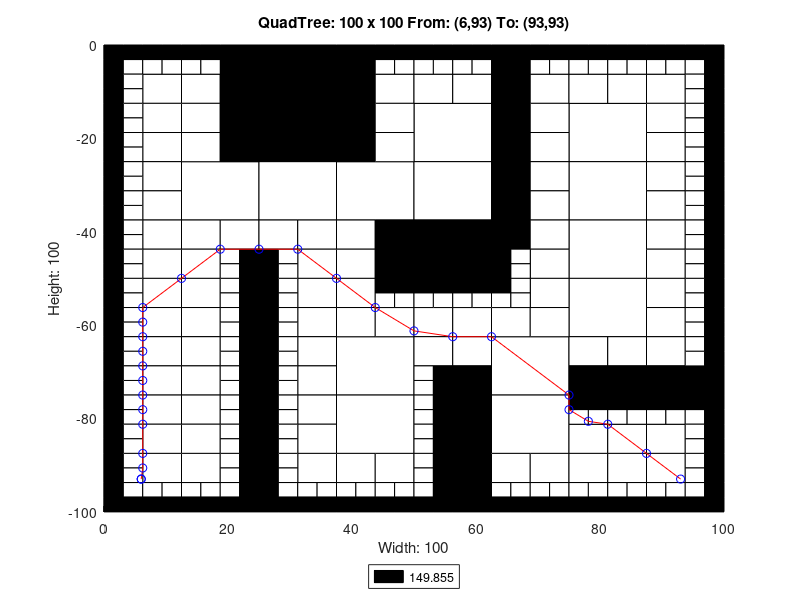

MATLAB code to generate this figure:
axis([0 100 -100 0]);
title('QuadTree: 100 x 100 From: (6,93) To: (93,93)');
xlabel('Width: 100');
ylabel('Height: 100');
rectangle('Position',[25 -12.5 12.5 12.5], 'FaceColor',[0 0 0]);
rectangle('Position',[25 -25 12.5 12.5], 'FaceColor',[0 0 0]);
rectangle('Position',[12.5 -37.5 12.5 12.5], 'FaceColor',[1 1 1]);
rectangle('Position',[25 -37.5 12.5 12.5], 'FaceColor',[1 1 1]);
rectangle('Position',[37.5 -37.5 12.5 12.5], 'FaceColor',[1 1 1]);
rectangle('Position',[50 -25 12.5 12.5], 'FaceColor',[1 1 1]);
rectangle('Position',[75 -25 12.5 12.5], 'FaceColor',[1 1 1]);
rectangle('Position',[50 -37.5 12.5 12.5], 'FaceColor',[1 1 1]);
rectangle('Position',[50 -50 12.5 12.5], 'FaceColor',[0 0 0]);
rectangle('Position',[75 -37.5 12.5 12.5], 'FaceColor',[1 1 1]);
rectangle('Position',[75 -50 12.5 12.5], 'FaceColor',[1 1 1]);
rectangle('Position',[37.5 -75 12.5 12.5], 'FaceColor',[1 1 1]);
rectangle('Position',[37.5 -87.5 12.5 12.5], 'FaceColor',[1 1 1]);
rectangle('Position',[62.5 -75 12.5 12.5], 'FaceColor',[1 1 1]);
rectangle('Position',[75 -62.5 12.5 12.5], 'FaceColor',[1 1 1]);
rectangle('Position',[62.5 -87.5 12.5 12.5], 'FaceColor',[1 1 1]);
rectangle('Position',[6.25 -12.5 6.25 6.25], 'FaceColor',[1 1 1]);
rectangle('Position',[18.75 -6.25 6.25 6.25], 'FaceColor',[0 0 0]);
rectangle('Position',[12.5 -12.5 6.25 6.25], 'FaceColor',[1 1 1]);
rectangle('Position',[18.75 -12.5 6.25 6.25], 'FaceColor',[0 0 0]);
rectangle('Position',[6.25 -18.75 6.25 6.25], 'FaceColor',[1 1 1]);
rectangle('Position',[6.25 -25 6.25 6.25], 'FaceColor',[1 1 1]);
rectangle('Position',[12.5 -18.75 6.25 6.25], 'FaceColor',[1 1 1]);
rectangle('Position',[18.75 -18.75 6.25 6.25], 'FaceColor',[0 0 0]);
rectangle('Position',[12.5 -25 6.25 6.25], 'FaceColor',[1 1 1]);
rectangle('Position',[18.75 -25 6.25 6.25], 'FaceColor',[0 0 0]);
rectangle('Position',[37.5 -6.25 6.25 6.25], 'FaceColor',[0 0 0]);
rectangle('Position',[37.5 -12.5 6.25 6.25], 'FaceColor',[0 0 0]);
rectangle('Position',[43.75 -12.5 6.25 6.25], 'FaceColor',[1 1 1]);
rectangle('Position',[37.5 -18.75 6.25 6.25], 'FaceColor',[0 0 0]);
rectangle('Position',[43.75 -18.75 6.25 6.25], 'FaceColor',[1 1 1]);
rectangle('Position',[37.5 -25 6.25 6.25], 'FaceColor',[0 0 0]);
rectangle('Position',[43.75 -25 6.25 6.25], 'FaceColor',[1 1 1]);
rectangle('Position',[6.25 -31.25 6.25 6.25], 'FaceColor',[1 1 1]);
rectangle('Position',[6.25 -37.5 6.25 6.25], 'FaceColor',[1 1 1]);
rectangle('Position',[6.25 -43.75 6.25 6.25], 'FaceColor',[1 1 1]);
rectangle('Position',[6.25 -50 6.25 6.25], 'FaceColor',[1 1 1]);
rectangle('Position',[12.5 -43.75 6.25 6.25], 'FaceColor',[1 1 1]);
rectangle('Position',[18.75 -43.75 6.25 6.25], 'FaceColor',[1 1 1]);
rectangle('Position',[12.5 -50 6.25 6.25], 'FaceColor',[1 1 1]);
rectangle('Position',[25 -43.75 6.25 6.25], 'FaceColor',[1 1 1]);
rectangle('Position',[31.25 -43.75 6.25 6.25], 'FaceColor',[1 1 1]);
rectangle('Position',[31.25 -50 6.25 6.25], 'FaceColor',[1 1 1]);
rectangle('Position',[37.5 -43.75 6.25 6.25], 'FaceColor',[1 1 1]);
rectangle('Position',[43.75 -43.75 6.25 6.25], 'FaceColor',[0 0 0]);
rectangle('Position',[37.5 -50 6.25 6.25], 'FaceColor',[1 1 1]);
rectangle('Position',[43.75 -50 6.25 6.25], 'FaceColor',[0 0 0]);
rectangle('Position',[50 -12.5 6.25 6.25], 'FaceColor',[1 1 1]);
rectangle('Position',[56.25 -12.5 6.25 6.25], 'FaceColor',[1 1 1]);
rectangle('Position',[62.5 -6.25 6.25 6.25], 'FaceColor',[0 0 0]);
rectangle('Position',[62.5 -12.5 6.25 6.25], 'FaceColor',[0 0 0]);
rectangle('Position',[68.75 -12.5 6.25 6.25], 'FaceColor',[1 1 1]);
rectangle('Position',[62.5 -18.75 6.25 6.25], 'FaceColor',[0 0 0]);
rectangle('Position',[68.75 -18.75 6.25 6.25], 'FaceColor',[1 1 1]);
rectangle('Position',[62.5 -25 6.25 6.25], 'FaceColor',[0 0 0]);
rectangle('Position',[68.75 -25 6.25 6.25], 'FaceColor',[1 1 1]);
rectangle('Position',[75 -12.5 6.25 6.25], 'FaceColor',[1 1 1]);
rectangle('Position',[81.25 -12.5 6.25 6.25], 'FaceColor',[1 1 1]);
rectangle('Position',[87.5 -12.5 6.25 6.25], 'FaceColor',[1 1 1]);
rectangle('Position',[87.5 -18.75 6.25 6.25], 'FaceColor',[1 1 1]);
rectangle('Position',[87.5 -25 6.25 6.25], 'FaceColor',[1 1 1]);
rectangle('Position',[62.5 -31.25 6.25 6.25], 'FaceColor',[0 0 0]);
rectangle('Position',[68.75 -31.25 6.25 6.25], 'FaceColor',[1 1 1]);
rectangle('Position',[62.5 -37.5 6.25 6.25], 'FaceColor',[0 0 0]);
rectangle('Position',[68.75 -37.5 6.25 6.25], 'FaceColor',[1 1 1]);
rectangle('Position',[62.5 -43.75 6.25 6.25], 'FaceColor',[0 0 0]);
rectangle('Position',[68.75 -43.75 6.25 6.25], 'FaceColor',[1 1 1]);
rectangle('Position',[68.75 -50 6.25 6.25], 'FaceColor',[1 1 1]);
rectangle('Position',[87.5 -31.25 6.25 6.25], 'FaceColor',[1 1 1]);
rectangle('Position',[87.5 -37.5 6.25 6.25], 'FaceColor',[1 1 1]);
rectangle('Position',[87.5 -43.75 6.25 6.25], 'FaceColor',[1 1 1]);
rectangle('Position',[87.5 -50 6.25 6.25], 'FaceColor',[1 1 1]);
rectangle('Position',[6.25 -56.25 6.25 6.25], 'FaceColor',[1 1 1]);
rectangle('Position',[6.25 -62.5 6.25 6.25], 'FaceColor',[1 1 1]);
rectangle('Position',[12.5 -56.25 6.25 6.25], 'FaceColor',[1 1 1]);
rectangle('Position',[12.5 -62.5 6.25 6.25], 'FaceColor',[1 1 1]);
rectangle('Position',[6.25 -68.75 6.25 6.25], 'FaceColor',[1 1 1]);
rectangle('Position',[6.25 -75 6.25 6.25], 'FaceColor',[1 1 1]);
rectangle('Position',[12.5 -68.75 6.25 6.25], 'FaceColor',[1 1 1]);
rectangle('Position',[12.5 -75 6.25 6.25], 'FaceColor',[1 1 1]);
rectangle('Position',[31.25 -56.25 6.25 6.25], 'FaceColor',[1 1 1]);
rectangle('Position',[31.25 -62.5 6.25 6.25], 'FaceColor',[1 1 1]);
rectangle('Position',[37.5 -56.25 6.25 6.25], 'FaceColor',[1 1 1]);
rectangle('Position',[37.5 -62.5 6.25 6.25], 'FaceColor',[1 1 1]);
rectangle('Position',[43.75 -62.5 6.25 6.25], 'FaceColor',[1 1 1]);
rectangle('Position',[31.25 -68.75 6.25 6.25], 'FaceColor',[1 1 1]);
rectangle('Position',[31.25 -75 6.25 6.25], 'FaceColor',[1 1 1]);
rectangle('Position',[6.25 -81.25 6.25 6.25], 'FaceColor',[1 1 1]);
rectangle('Position',[6.25 -87.5 6.25 6.25], 'FaceColor',[1 1 1]);
rectangle('Position',[12.5 -81.25 6.25 6.25], 'FaceColor',[1 1 1]);
rectangle('Position',[12.5 -87.5 6.25 6.25], 'FaceColor',[1 1 1]);
rectangle('Position',[6.25 -93.75 6.25 6.25], 'FaceColor',[1 1 1]);
rectangle('Position',[12.5 -93.75 6.25 6.25], 'FaceColor',[1 1 1]);
rectangle('Position',[31.25 -81.25 6.25 6.25], 'FaceColor',[1 1 1]);
rectangle('Position',[31.25 -87.5 6.25 6.25], 'FaceColor',[1 1 1]);
rectangle('Position',[31.25 -93.75 6.25 6.25], 'FaceColor',[1 1 1]);
rectangle('Position',[37.5 -93.75 6.25 6.25], 'FaceColor',[1 1 1]);
rectangle('Position',[43.75 -93.75 6.25 6.25], 'FaceColor',[1 1 1]);
rectangle('Position',[50 -62.5 6.25 6.25], 'FaceColor',[1 1 1]);
rectangle('Position',[56.25 -62.5 6.25 6.25], 'FaceColor',[1 1 1]);
rectangle('Position',[68.75 -56.25 6.25 6.25], 'FaceColor',[1 1 1]);
rectangle('Position',[62.5 -62.5 6.25 6.25], 'FaceColor',[1 1 1]);
rectangle('Position',[68.75 -62.5 6.25 6.25], 'FaceColor',[1 1 1]);
rectangle('Position',[50 -68.75 6.25 6.25], 'FaceColor',[1 1 1]);
rectangle('Position',[56.25 -68.75 6.25 6.25], 'FaceColor',[1 1 1]);
rectangle('Position',[56.25 -75 6.25 6.25], 'FaceColor',[0 0 0]);
rectangle('Position',[87.5 -56.25 6.25 6.25], 'FaceColor',[1 1 1]);
rectangle('Position',[87.5 -62.5 6.25 6.25], 'FaceColor',[1 1 1]);
rectangle('Position',[75 -68.75 6.25 6.25], 'FaceColor',[1 1 1]);
rectangle('Position',[81.25 -68.75 6.25 6.25], 'FaceColor',[1 1 1]);
rectangle('Position',[75 -75 6.25 6.25], 'FaceColor',[0 0 0]);
rectangle('Position',[81.25 -75 6.25 6.25], 'FaceColor',[0 0 0]);
rectangle('Position',[87.5 -68.75 6.25 6.25], 'FaceColor',[1 1 1]);
rectangle('Position',[87.5 -75 6.25 6.25], 'FaceColor',[0 0 0]);
rectangle('Position',[93.75 -75 6.25 6.25], 'FaceColor',[0 0 0]);
rectangle('Position',[56.25 -81.25 6.25 6.25], 'FaceColor',[0 0 0]);
rectangle('Position',[56.25 -87.5 6.25 6.25], 'FaceColor',[0 0 0]);
rectangle('Position',[56.25 -93.75 6.25 6.25], 'FaceColor',[0 0 0]);
rectangle('Position',[56.25 -100 6.25 6.25], 'FaceColor',[0 0 0]);
rectangle('Position',[62.5 -93.75 6.25 6.25], 'FaceColor',[1 1 1]);
rectangle('Position',[68.75 -93.75 6.25 6.25], 'FaceColor',[1 1 1]);
rectangle('Position',[75 -87.5 6.25 6.25], 'FaceColor',[1 1 1]);
rectangle('Position',[81.25 -87.5 6.25 6.25], 'FaceColor',[1 1 1]);
rectangle('Position',[87.5 -87.5 6.25 6.25], 'FaceColor',[1 1 1]);
rectangle('Position',[75 -93.75 6.25 6.25], 'FaceColor',[1 1 1]);
rectangle('Position',[81.25 -93.75 6.25 6.25], 'FaceColor',[1 1 1]);
rectangle('Position',[87.5 -93.75 6.25 6.25], 'FaceColor',[1 1 1]);
rectangle('Position',[0 -3.125 3.125 3.125], 'FaceColor',[0 0 0]);
rectangle('Position',[3.125 -3.125 3.125 3.125], 'FaceColor',[0 0 0]);
rectangle('Position',[0 -6.25 3.125 3.125], 'FaceColor',[0 0 0]);
rectangle('Position',[3.125 -6.25 3.125 3.125], 'FaceColor',[1 1 1]);
rectangle('Position',[6.25 -3.125 3.125 3.125], 'FaceColor',[0 0 0]);
rectangle('Position',[9.375 -3.125 3.125 3.125], 'FaceColor',[0 0 0]);
rectangle('Position',[6.25 -6.25 3.125 3.125], 'FaceColor',[1 1 1]);
rectangle('Position',[9.375 -6.25 3.125 3.125], 'FaceColor',[1 1 1]);
rectangle('Position',[0 -9.375 3.125 3.125], 'FaceColor',[0 0 0]);
rectangle('Position',[3.125 -9.375 3.125 3.125], 'FaceColor',[1 1 1]);
rectangle('Position',[0 -12.5 3.125 3.125], 'FaceColor',[0 0 0]);
rectangle('Position',[3.125 -12.5 3.125 3.125], 'FaceColor',[1 1 1]);
rectangle('Position',[12.5 -3.125 3.125 3.125], 'FaceColor',[0 0 0]);
rectangle('Position',[15.625 -3.125 3.125 3.125], 'FaceColor',[0 0 0]);
rectangle('Position',[12.5 -6.25 3.125 3.125], 'FaceColor',[1 1 1]);
rectangle('Position',[15.625 -6.25 3.125 3.125], 'FaceColor',[1 1 1]);
rectangle('Position',[0 -15.625 3.125 3.125], 'FaceColor',[0 0 0]);
rectangle('Position',[3.125 -15.625 3.125 3.125], 'FaceColor',[1 1 1]);
rectangle('Position',[0 -18.75 3.125 3.125], 'FaceColor',[0 0 0]);
rectangle('Position',[3.125 -18.75 3.125 3.125], 'FaceColor',[1 1 1]);
rectangle('Position',[0 -21.875 3.125 3.125], 'FaceColor',[0 0 0]);
rectangle('Position',[3.125 -21.875 3.125 3.125], 'FaceColor',[1 1 1]);
rectangle('Position',[0 -25 3.125 3.125], 'FaceColor',[0 0 0]);
rectangle('Position',[3.125 -25 3.125 3.125], 'FaceColor',[1 1 1]);
rectangle('Position',[43.75 -3.125 3.125 3.125], 'FaceColor',[0 0 0]);
rectangle('Position',[46.875 -3.125 3.125 3.125], 'FaceColor',[0 0 0]);
rectangle('Position',[43.75 -6.25 3.125 3.125], 'FaceColor',[1 1 1]);
rectangle('Position',[46.875 -6.25 3.125 3.125], 'FaceColor',[1 1 1]);
rectangle('Position',[0 -28.125 3.125 3.125], 'FaceColor',[0 0 0]);
rectangle('Position',[3.125 -28.125 3.125 3.125], 'FaceColor',[1 1 1]);
rectangle('Position',[0 -31.25 3.125 3.125], 'FaceColor',[0 0 0]);
rectangle('Position',[3.125 -31.25 3.125 3.125], 'FaceColor',[1 1 1]);
rectangle('Position',[0 -34.375 3.125 3.125], 'FaceColor',[0 0 0]);
rectangle('Position',[3.125 -34.375 3.125 3.125], 'FaceColor',[1 1 1]);
rectangle('Position',[0 -37.5 3.125 3.125], 'FaceColor',[0 0 0]);
rectangle('Position',[3.125 -37.5 3.125 3.125], 'FaceColor',[1 1 1]);
rectangle('Position',[0 -40.625 3.125 3.125], 'FaceColor',[0 0 0]);
rectangle('Position',[3.125 -40.625 3.125 3.125], 'FaceColor',[1 1 1]);
rectangle('Position',[0 -43.75 3.125 3.125], 'FaceColor',[0 0 0]);
rectangle('Position',[3.125 -43.75 3.125 3.125], 'FaceColor',[1 1 1]);
rectangle('Position',[0 -46.875 3.125 3.125], 'FaceColor',[0 0 0]);
rectangle('Position',[3.125 -46.875 3.125 3.125], 'FaceColor',[1 1 1]);
rectangle('Position',[0 -50 3.125 3.125], 'FaceColor',[0 0 0]);
rectangle('Position',[3.125 -50 3.125 3.125], 'FaceColor',[1 1 1]);
rectangle('Position',[18.75 -46.875 3.125 3.125], 'FaceColor',[1 1 1]);
rectangle('Position',[21.875 -46.875 3.125 3.125], 'FaceColor',[0 0 0]);
rectangle('Position',[18.75 -50 3.125 3.125], 'FaceColor',[1 1 1]);
rectangle('Position',[21.875 -50 3.125 3.125], 'FaceColor',[0 0 0]);
rectangle('Position',[25 -46.875 3.125 3.125], 'FaceColor',[0 0 0]);
rectangle('Position',[28.125 -46.875 3.125 3.125], 'FaceColor',[1 1 1]);
rectangle('Position',[25 -50 3.125 3.125], 'FaceColor',[0 0 0]);
rectangle('Position',[28.125 -50 3.125 3.125], 'FaceColor',[1 1 1]);
rectangle('Position',[50 -3.125 3.125 3.125], 'FaceColor',[0 0 0]);
rectangle('Position',[53.125 -3.125 3.125 3.125], 'FaceColor',[0 0 0]);
rectangle('Position',[50 -6.25 3.125 3.125], 'FaceColor',[1 1 1]);
rectangle('Position',[53.125 -6.25 3.125 3.125], 'FaceColor',[1 1 1]);
rectangle('Position',[56.25 -3.125 3.125 3.125], 'FaceColor',[0 0 0]);
rectangle('Position',[59.375 -3.125 3.125 3.125], 'FaceColor',[0 0 0]);
rectangle('Position',[56.25 -6.25 3.125 3.125], 'FaceColor',[1 1 1]);
rectangle('Position',[59.375 -6.25 3.125 3.125], 'FaceColor',[1 1 1]);
rectangle('Position',[68.75 -3.125 3.125 3.125], 'FaceColor',[0 0 0]);
rectangle('Position',[71.875 -3.125 3.125 3.125], 'FaceColor',[0 0 0]);
rectangle('Position',[68.75 -6.25 3.125 3.125], 'FaceColor',[1 1 1]);
rectangle('Position',[71.875 -6.25 3.125 3.125], 'FaceColor',[1 1 1]);
rectangle('Position',[75 -3.125 3.125 3.125], 'FaceColor',[0 0 0]);
rectangle('Position',[78.125 -3.125 3.125 3.125], 'FaceColor',[0 0 0]);
rectangle('Position',[75 -6.25 3.125 3.125], 'FaceColor',[1 1 1]);
rectangle('Position',[78.125 -6.25 3.125 3.125], 'FaceColor',[1 1 1]);
rectangle('Position',[81.25 -3.125 3.125 3.125], 'FaceColor',[0 0 0]);
rectangle('Position',[84.375 -3.125 3.125 3.125], 'FaceColor',[0 0 0]);
rectangle('Position',[81.25 -6.25 3.125 3.125], 'FaceColor',[1 1 1]);
rectangle('Position',[84.375 -6.25 3.125 3.125], 'FaceColor',[1 1 1]);
rectangle('Position',[87.5 -3.125 3.125 3.125], 'FaceColor',[0 0 0]);
rectangle('Position',[90.625 -3.125 3.125 3.125], 'FaceColor',[0 0 0]);
rectangle('Position',[87.5 -6.25 3.125 3.125], 'FaceColor',[1 1 1]);
rectangle('Position',[90.625 -6.25 3.125 3.125], 'FaceColor',[1 1 1]);
rectangle('Position',[93.75 -3.125 3.125 3.125], 'FaceColor',[0 0 0]);
rectangle('Position',[96.875 -3.125 3.125 3.125], 'FaceColor',[0 0 0]);
rectangle('Position',[93.75 -6.25 3.125 3.125], 'FaceColor',[1 1 1]);
rectangle('Position',[96.875 -6.25 3.125 3.125], 'FaceColor',[0 0 0]);
rectangle('Position',[93.75 -9.375 3.125 3.125], 'FaceColor',[1 1 1]);
rectangle('Position',[96.875 -9.375 3.125 3.125], 'FaceColor',[0 0 0]);
rectangle('Position',[93.75 -12.5 3.125 3.125], 'FaceColor',[1 1 1]);
rectangle('Position',[96.875 -12.5 3.125 3.125], 'FaceColor',[0 0 0]);
rectangle('Position',[93.75 -15.625 3.125 3.125], 'FaceColor',[1 1 1]);
rectangle('Position',[96.875 -15.625 3.125 3.125], 'FaceColor',[0 0 0]);
rectangle('Position',[93.75 -18.75 3.125 3.125], 'FaceColor',[1 1 1]);
rectangle('Position',[96.875 -18.75 3.125 3.125], 'FaceColor',[0 0 0]);
rectangle('Position',[93.75 -21.875 3.125 3.125], 'FaceColor',[1 1 1]);
rectangle('Position',[96.875 -21.875 3.125 3.125], 'FaceColor',[0 0 0]);
rectangle('Position',[93.75 -25 3.125 3.125], 'FaceColor',[1 1 1]);
rectangle('Position',[96.875 -25 3.125 3.125], 'FaceColor',[0 0 0]);
rectangle('Position',[62.5 -46.875 3.125 3.125], 'FaceColor',[0 0 0]);
rectangle('Position',[65.625 -46.875 3.125 3.125], 'FaceColor',[1 1 1]);
rectangle('Position',[62.5 -50 3.125 3.125], 'FaceColor',[0 0 0]);
rectangle('Position',[65.625 -50 3.125 3.125], 'FaceColor',[1 1 1]);
rectangle('Position',[93.75 -28.125 3.125 3.125], 'FaceColor',[1 1 1]);
rectangle('Position',[96.875 -28.125 3.125 3.125], 'FaceColor',[0 0 0]);
rectangle('Position',[93.75 -31.25 3.125 3.125], 'FaceColor',[1 1 1]);
rectangle('Position',[96.875 -31.25 3.125 3.125], 'FaceColor',[0 0 0]);
rectangle('Position',[93.75 -34.375 3.125 3.125], 'FaceColor',[1 1 1]);
rectangle('Position',[96.875 -34.375 3.125 3.125], 'FaceColor',[0 0 0]);
rectangle('Position',[93.75 -37.5 3.125 3.125], 'FaceColor',[1 1 1]);
rectangle('Position',[96.875 -37.5 3.125 3.125], 'FaceColor',[0 0 0]);
rectangle('Position',[93.75 -40.625 3.125 3.125], 'FaceColor',[1 1 1]);
rectangle('Position',[96.875 -40.625 3.125 3.125], 'FaceColor',[0 0 0]);
rectangle('Position',[93.75 -43.75 3.125 3.125], 'FaceColor',[1 1 1]);
rectangle('Position',[96.875 -43.75 3.125 3.125], 'FaceColor',[0 0 0]);
rectangle('Position',[93.75 -46.875 3.125 3.125], 'FaceColor',[1 1 1]);
rectangle('Position',[96.875 -46.875 3.125 3.125], 'FaceColor',[0 0 0]);
rectangle('Position',[93.75 -50 3.125 3.125], 'FaceColor',[1 1 1]);
rectangle('Position',[96.875 -50 3.125 3.125], 'FaceColor',[0 0 0]);
rectangle('Position',[0 -53.125 3.125 3.125], 'FaceColor',[0 0 0]);
rectangle('Position',[3.125 -53.125 3.125 3.125], 'FaceColor',[1 1 1]);
rectangle('Position',[0 -56.25 3.125 3.125], 'FaceColor',[0 0 0]);
rectangle('Position',[3.125 -56.25 3.125 3.125], 'FaceColor',[1 1 1]);
rectangle('Position',[0 -59.375 3.125 3.125], 'FaceColor',[0 0 0]);
rectangle('Position',[3.125 -59.375 3.125 3.125], 'FaceColor',[1 1 1]);
rectangle('Position',[0 -62.5 3.125 3.125], 'FaceColor',[0 0 0]);
rectangle('Position',[3.125 -62.5 3.125 3.125], 'FaceColor',[1 1 1]);
rectangle('Position',[18.75 -53.125 3.125 3.125], 'FaceColor',[1 1 1]);
rectangle('Position',[21.875 -53.125 3.125 3.125], 'FaceColor',[0 0 0]);
rectangle('Position',[18.75 -56.25 3.125 3.125], 'FaceColor',[1 1 1]);
rectangle('Position',[21.875 -56.25 3.125 3.125], 'FaceColor',[0 0 0]);
rectangle('Position',[18.75 -59.375 3.125 3.125], 'FaceColor',[1 1 1]);
rectangle('Position',[21.875 -59.375 3.125 3.125], 'FaceColor',[0 0 0]);
rectangle('Position',[18.75 -62.5 3.125 3.125], 'FaceColor',[1 1 1]);
rectangle('Position',[21.875 -62.5 3.125 3.125], 'FaceColor',[0 0 0]);
rectangle('Position',[0 -65.625 3.125 3.125], 'FaceColor',[0 0 0]);
rectangle('Position',[3.125 -65.625 3.125 3.125], 'FaceColor',[1 1 1]);
rectangle('Position',[0 -68.75 3.125 3.125], 'FaceColor',[0 0 0]);
rectangle('Position',[3.125 -68.75 3.125 3.125], 'FaceColor',[1 1 1]);
rectangle('Position',[0 -71.875 3.125 3.125], 'FaceColor',[0 0 0]);
rectangle('Position',[3.125 -71.875 3.125 3.125], 'FaceColor',[1 1 1]);
rectangle('Position',[0 -75 3.125 3.125], 'FaceColor',[0 0 0]);
rectangle('Position',[3.125 -75 3.125 3.125], 'FaceColor',[1 1 1]);
rectangle('Position',[18.75 -65.625 3.125 3.125], 'FaceColor',[1 1 1]);
rectangle('Position',[21.875 -65.625 3.125 3.125], 'FaceColor',[0 0 0]);
rectangle('Position',[18.75 -68.75 3.125 3.125], 'FaceColor',[1 1 1]);
rectangle('Position',[21.875 -68.75 3.125 3.125], 'FaceColor',[0 0 0]);
rectangle('Position',[18.75 -71.875 3.125 3.125], 'FaceColor',[1 1 1]);
rectangle('Position',[21.875 -71.875 3.125 3.125], 'FaceColor',[0 0 0]);
rectangle('Position',[18.75 -75 3.125 3.125], 'FaceColor',[1 1 1]);
rectangle('Position',[21.875 -75 3.125 3.125], 'FaceColor',[0 0 0]);
rectangle('Position',[25 -53.125 3.125 3.125], 'FaceColor',[0 0 0]);
rectangle('Position',[28.125 -53.125 3.125 3.125], 'FaceColor',[1 1 1]);
rectangle('Position',[25 -56.25 3.125 3.125], 'FaceColor',[0 0 0]);
rectangle('Position',[28.125 -56.25 3.125 3.125], 'FaceColor',[1 1 1]);
rectangle('Position',[25 -59.375 3.125 3.125], 'FaceColor',[0 0 0]);
rectangle('Position',[28.125 -59.375 3.125 3.125], 'FaceColor',[1 1 1]);
rectangle('Position',[25 -62.5 3.125 3.125], 'FaceColor',[0 0 0]);
rectangle('Position',[28.125 -62.5 3.125 3.125], 'FaceColor',[1 1 1]);
rectangle('Position',[43.75 -53.125 3.125 3.125], 'FaceColor',[0 0 0]);
rectangle('Position',[46.875 -53.125 3.125 3.125], 'FaceColor',[0 0 0]);
rectangle('Position',[43.75 -56.25 3.125 3.125], 'FaceColor',[1 1 1]);
rectangle('Position',[46.875 -56.25 3.125 3.125], 'FaceColor',[1 1 1]);
rectangle('Position',[25 -65.625 3.125 3.125], 'FaceColor',[0 0 0]);
rectangle('Position',[28.125 -65.625 3.125 3.125], 'FaceColor',[1 1 1]);
rectangle('Position',[25 -68.75 3.125 3.125], 'FaceColor',[0 0 0]);
rectangle('Position',[28.125 -68.75 3.125 3.125], 'FaceColor',[1 1 1]);
rectangle('Position',[25 -71.875 3.125 3.125], 'FaceColor',[0 0 0]);
rectangle('Position',[28.125 -71.875 3.125 3.125], 'FaceColor',[1 1 1]);
rectangle('Position',[25 -75 3.125 3.125], 'FaceColor',[0 0 0]);
rectangle('Position',[28.125 -75 3.125 3.125], 'FaceColor',[1 1 1]);
rectangle('Position',[0 -78.125 3.125 3.125], 'FaceColor',[0 0 0]);
rectangle('Position',[3.125 -78.125 3.125 3.125], 'FaceColor',[1 1 1]);
rectangle('Position',[0 -81.25 3.125 3.125], 'FaceColor',[0 0 0]);
rectangle('Position',[3.125 -81.25 3.125 3.125], 'FaceColor',[1 1 1]);
rectangle('Position',[0 -84.375 3.125 3.125], 'FaceColor',[0 0 0]);
rectangle('Position',[3.125 -84.375 3.125 3.125], 'FaceColor',[1 1 1]);
rectangle('Position',[0 -87.5 3.125 3.125], 'FaceColor',[0 0 0]);
rectangle('Position',[3.125 -87.5 3.125 3.125], 'FaceColor',[1 1 1]);
rectangle('Position',[18.75 -78.125 3.125 3.125], 'FaceColor',[1 1 1]);
rectangle('Position',[21.875 -78.125 3.125 3.125], 'FaceColor',[0 0 0]);
rectangle('Position',[18.75 -81.25 3.125 3.125], 'FaceColor',[1 1 1]);
rectangle('Position',[21.875 -81.25 3.125 3.125], 'FaceColor',[0 0 0]);
rectangle('Position',[18.75 -84.375 3.125 3.125], 'FaceColor',[1 1 1]);
rectangle('Position',[21.875 -84.375 3.125 3.125], 'FaceColor',[0 0 0]);
rectangle('Position',[18.75 -87.5 3.125 3.125], 'FaceColor',[1 1 1]);
rectangle('Position',[21.875 -87.5 3.125 3.125], 'FaceColor',[0 0 0]);
rectangle('Position',[0 -90.625 3.125 3.125], 'FaceColor',[0 0 0]);
rectangle('Position',[3.125 -90.625 3.125 3.125], 'FaceColor',[1 1 1]);
rectangle('Position',[0 -93.75 3.125 3.125], 'FaceColor',[0 0 0]);
rectangle('Position',[3.125 -93.75 3.125 3.125], 'FaceColor',[1 1 1]);
rectangle('Position',[0 -96.875 3.125 3.125], 'FaceColor',[0 0 0]);
rectangle('Position',[3.125 -96.875 3.125 3.125], 'FaceColor',[1 1 1]);
rectangle('Position',[0 -100 3.125 3.125], 'FaceColor',[0 0 0]);
rectangle('Position',[3.125 -100 3.125 3.125], 'FaceColor',[0 0 0]);
rectangle('Position',[6.25 -96.875 3.125 3.125], 'FaceColor',[1 1 1]);
rectangle('Position',[9.375 -96.875 3.125 3.125], 'FaceColor',[1 1 1]);
rectangle('Position',[6.25 -100 3.125 3.125], 'FaceColor',[0 0 0]);
rectangle('Position',[9.375 -100 3.125 3.125], 'FaceColor',[0 0 0]);
rectangle('Position',[18.75 -90.625 3.125 3.125], 'FaceColor',[1 1 1]);
rectangle('Position',[21.875 -90.625 3.125 3.125], 'FaceColor',[0 0 0]);
rectangle('Position',[18.75 -93.75 3.125 3.125], 'FaceColor',[1 1 1]);
rectangle('Position',[21.875 -93.75 3.125 3.125], 'FaceColor',[0 0 0]);
rectangle('Position',[12.5 -96.875 3.125 3.125], 'FaceColor',[1 1 1]);
rectangle('Position',[15.625 -96.875 3.125 3.125], 'FaceColor',[1 1 1]);
rectangle('Position',[12.5 -100 3.125 3.125], 'FaceColor',[0 0 0]);
rectangle('Position',[15.625 -100 3.125 3.125], 'FaceColor',[0 0 0]);
rectangle('Position',[18.75 -96.875 3.125 3.125], 'FaceColor',[1 1 1]);
rectangle('Position',[21.875 -96.875 3.125 3.125], 'FaceColor',[0 0 0]);
rectangle('Position',[18.75 -100 3.125 3.125], 'FaceColor',[0 0 0]);
rectangle('Position',[21.875 -100 3.125 3.125], 'FaceColor',[0 0 0]);
rectangle('Position',[25 -78.125 3.125 3.125], 'FaceColor',[0 0 0]);
rectangle('Position',[28.125 -78.125 3.125 3.125], 'FaceColor',[1 1 1]);
rectangle('Position',[25 -81.25 3.125 3.125], 'FaceColor',[0 0 0]);
rectangle('Position',[28.125 -81.25 3.125 3.125], 'FaceColor',[1 1 1]);
rectangle('Position',[25 -84.375 3.125 3.125], 'FaceColor',[0 0 0]);
rectangle('Position',[28.125 -84.375 3.125 3.125], 'FaceColor',[1 1 1]);
rectangle('Position',[25 -87.5 3.125 3.125], 'FaceColor',[0 0 0]);
rectangle('Position',[28.125 -87.5 3.125 3.125], 'FaceColor',[1 1 1]);
rectangle('Position',[25 -90.625 3.125 3.125], 'FaceColor',[0 0 0]);
rectangle('Position',[28.125 -90.625 3.125 3.125], 'FaceColor',[1 1 1]);
rectangle('Position',[25 -93.75 3.125 3.125], 'FaceColor',[0 0 0]);
rectangle('Position',[28.125 -93.75 3.125 3.125], 'FaceColor',[1 1 1]);
rectangle('Position',[25 -96.875 3.125 3.125], 'FaceColor',[0 0 0]);
rectangle('Position',[28.125 -96.875 3.125 3.125], 'FaceColor',[1 1 1]);
rectangle('Position',[25 -100 3.125 3.125], 'FaceColor',[0 0 0]);
rectangle('Position',[28.125 -100 3.125 3.125], 'FaceColor',[0 0 0]);
rectangle('Position',[31.25 -96.875 3.125 3.125], 'FaceColor',[1 1 1]);
rectangle('Position',[34.375 -96.875 3.125 3.125], 'FaceColor',[1 1 1]);
rectangle('Position',[31.25 -100 3.125 3.125], 'FaceColor',[0 0 0]);
rectangle('Position',[34.375 -100 3.125 3.125], 'FaceColor',[0 0 0]);
rectangle('Position',[37.5 -96.875 3.125 3.125], 'FaceColor',[1 1 1]);
rectangle('Position',[40.625 -96.875 3.125 3.125], 'FaceColor',[1 1 1]);
rectangle('Position',[37.5 -100 3.125 3.125], 'FaceColor',[0 0 0]);
rectangle('Position',[40.625 -100 3.125 3.125], 'FaceColor',[0 0 0]);
rectangle('Position',[43.75 -96.875 3.125 3.125], 'FaceColor',[1 1 1]);
rectangle('Position',[46.875 -96.875 3.125 3.125], 'FaceColor',[1 1 1]);
rectangle('Position',[43.75 -100 3.125 3.125], 'FaceColor',[0 0 0]);
rectangle('Position',[46.875 -100 3.125 3.125], 'FaceColor',[0 0 0]);
rectangle('Position',[50 -53.125 3.125 3.125], 'FaceColor',[0 0 0]);
rectangle('Position',[53.125 -53.125 3.125 3.125], 'FaceColor',[0 0 0]);
rectangle('Position',[50 -56.25 3.125 3.125], 'FaceColor',[1 1 1]);
rectangle('Position',[53.125 -56.25 3.125 3.125], 'FaceColor',[1 1 1]);
rectangle('Position',[56.25 -53.125 3.125 3.125], 'FaceColor',[0 0 0]);
rectangle('Position',[59.375 -53.125 3.125 3.125], 'FaceColor',[0 0 0]);
rectangle('Position',[56.25 -56.25 3.125 3.125], 'FaceColor',[1 1 1]);
rectangle('Position',[59.375 -56.25 3.125 3.125], 'FaceColor',[1 1 1]);
rectangle('Position',[62.5 -53.125 3.125 3.125], 'FaceColor',[0 0 0]);
rectangle('Position',[65.625 -53.125 3.125 3.125], 'FaceColor',[1 1 1]);
rectangle('Position',[62.5 -56.25 3.125 3.125], 'FaceColor',[1 1 1]);
rectangle('Position',[65.625 -56.25 3.125 3.125], 'FaceColor',[1 1 1]);
rectangle('Position',[50 -71.875 3.125 3.125], 'FaceColor',[1 1 1]);
rectangle('Position',[53.125 -71.875 3.125 3.125], 'FaceColor',[0 0 0]);
rectangle('Position',[50 -75 3.125 3.125], 'FaceColor',[1 1 1]);
rectangle('Position',[53.125 -75 3.125 3.125], 'FaceColor',[0 0 0]);
rectangle('Position',[93.75 -53.125 3.125 3.125], 'FaceColor',[1 1 1]);
rectangle('Position',[96.875 -53.125 3.125 3.125], 'FaceColor',[0 0 0]);
rectangle('Position',[93.75 -56.25 3.125 3.125], 'FaceColor',[1 1 1]);
rectangle('Position',[96.875 -56.25 3.125 3.125], 'FaceColor',[0 0 0]);
rectangle('Position',[93.75 -59.375 3.125 3.125], 'FaceColor',[1 1 1]);
rectangle('Position',[96.875 -59.375 3.125 3.125], 'FaceColor',[0 0 0]);
rectangle('Position',[93.75 -62.5 3.125 3.125], 'FaceColor',[1 1 1]);
rectangle('Position',[96.875 -62.5 3.125 3.125], 'FaceColor',[0 0 0]);
rectangle('Position',[93.75 -65.625 3.125 3.125], 'FaceColor',[1 1 1]);
rectangle('Position',[96.875 -65.625 3.125 3.125], 'FaceColor',[0 0 0]);
rectangle('Position',[93.75 -68.75 3.125 3.125], 'FaceColor',[1 1 1]);
rectangle('Position',[96.875 -68.75 3.125 3.125], 'FaceColor',[0 0 0]);
rectangle('Position',[50 -78.125 3.125 3.125], 'FaceColor',[1 1 1]);
rectangle('Position',[53.125 -78.125 3.125 3.125], 'FaceColor',[0 0 0]);
rectangle('Position',[50 -81.25 3.125 3.125], 'FaceColor',[1 1 1]);
rectangle('Position',[53.125 -81.25 3.125 3.125], 'FaceColor',[0 0 0]);
rectangle('Position',[50 -84.375 3.125 3.125], 'FaceColor',[1 1 1]);
rectangle('Position',[53.125 -84.375 3.125 3.125], 'FaceColor',[0 0 0]);
rectangle('Position',[50 -87.5 3.125 3.125], 'FaceColor',[1 1 1]);
rectangle('Position',[53.125 -87.5 3.125 3.125], 'FaceColor',[0 0 0]);
rectangle('Position',[50 -90.625 3.125 3.125], 'FaceColor',[1 1 1]);
rectangle('Position',[53.125 -90.625 3.125 3.125], 'FaceColor',[0 0 0]);
rectangle('Position',[50 -93.75 3.125 3.125], 'FaceColor',[1 1 1]);
rectangle('Position',[53.125 -93.75 3.125 3.125], 'FaceColor',[0 0 0]);
rectangle('Position',[50 -96.875 3.125 3.125], 'FaceColor',[1 1 1]);
rectangle('Position',[53.125 -96.875 3.125 3.125], 'FaceColor',[0 0 0]);
rectangle('Position',[50 -100 3.125 3.125], 'FaceColor',[0 0 0]);
rectangle('Position',[53.125 -100 3.125 3.125], 'FaceColor',[0 0 0]);
rectangle('Position',[62.5 -96.875 3.125 3.125], 'FaceColor',[1 1 1]);
rectangle('Position',[65.625 -96.875 3.125 3.125], 'FaceColor',[1 1 1]);
rectangle('Position',[62.5 -100 3.125 3.125], 'FaceColor',[0 0 0]);
rectangle('Position',[65.625 -100 3.125 3.125], 'FaceColor',[0 0 0]);
rectangle('Position',[68.75 -96.875 3.125 3.125], 'FaceColor',[1 1 1]);
rectangle('Position',[71.875 -96.875 3.125 3.125], 'FaceColor',[1 1 1]);
rectangle('Position',[68.75 -100 3.125 3.125], 'FaceColor',[0 0 0]);
rectangle('Position',[71.875 -100 3.125 3.125], 'FaceColor',[0 0 0]);
rectangle('Position',[75 -78.125 3.125 3.125], 'FaceColor',[0 0 0]);
rectangle('Position',[78.125 -78.125 3.125 3.125], 'FaceColor',[0 0 0]);
rectangle('Position',[75 -81.25 3.125 3.125], 'FaceColor',[1 1 1]);
rectangle('Position',[78.125 -81.25 3.125 3.125], 'FaceColor',[1 1 1]);
rectangle('Position',[81.25 -78.125 3.125 3.125], 'FaceColor',[0 0 0]);
rectangle('Position',[84.375 -78.125 3.125 3.125], 'FaceColor',[0 0 0]);
rectangle('Position',[81.25 -81.25 3.125 3.125], 'FaceColor',[1 1 1]);
rectangle('Position',[84.375 -81.25 3.125 3.125], 'FaceColor',[1 1 1]);
rectangle('Position',[87.5 -78.125 3.125 3.125], 'FaceColor',[0 0 0]);
rectangle('Position',[90.625 -78.125 3.125 3.125], 'FaceColor',[0 0 0]);
rectangle('Position',[87.5 -81.25 3.125 3.125], 'FaceColor',[1 1 1]);
rectangle('Position',[90.625 -81.25 3.125 3.125], 'FaceColor',[1 1 1]);
rectangle('Position',[93.75 -78.125 3.125 3.125], 'FaceColor',[0 0 0]);
rectangle('Position',[96.875 -78.125 3.125 3.125], 'FaceColor',[0 0 0]);
rectangle('Position',[93.75 -81.25 3.125 3.125], 'FaceColor',[1 1 1]);
rectangle('Position',[96.875 -81.25 3.125 3.125], 'FaceColor',[0 0 0]);
rectangle('Position',[93.75 -84.375 3.125 3.125], 'FaceColor',[1 1 1]);
rectangle('Position',[96.875 -84.375 3.125 3.125], 'FaceColor',[0 0 0]);
rectangle('Position',[93.75 -87.5 3.125 3.125], 'FaceColor',[1 1 1]);
rectangle('Position',[96.875 -87.5 3.125 3.125], 'FaceColor',[0 0 0]);
rectangle('Position',[75 -96.875 3.125 3.125], 'FaceColor',[1 1 1]);
rectangle('Position',[78.125 -96.875 3.125 3.125], 'FaceColor',[1 1 1]);
rectangle('Position',[75 -100 3.125 3.125], 'FaceColor',[0 0 0]);
rectangle('Position',[78.125 -100 3.125 3.125], 'FaceColor',[0 0 0]);
rectangle('Position',[81.25 -96.875 3.125 3.125], 'FaceColor',[1 1 1]);
rectangle('Position',[84.375 -96.875 3.125 3.125], 'FaceColor',[1 1 1]);
rectangle('Position',[81.25 -100 3.125 3.125], 'FaceColor',[0 0 0]);
rectangle('Position',[84.375 -100 3.125 3.125], 'FaceColor',[0 0 0]);
rectangle('Position',[93.75 -90.625 3.125 3.125], 'FaceColor',[1 1 1]);
rectangle('Position',[96.875 -90.625 3.125 3.125], 'FaceColor',[0 0 0]);
rectangle('Position',[93.75 -93.75 3.125 3.125], 'FaceColor',[1 1 1]);
rectangle('Position',[96.875 -93.75 3.125 3.125], 'FaceColor',[0 0 0]);
rectangle('Position',[87.5 -96.875 3.125 3.125], 'FaceColor',[1 1 1]);
rectangle('Position',[90.625 -96.875 3.125 3.125], 'FaceColor',[1 1 1]);
rectangle('Position',[87.5 -100 3.125 3.125], 'FaceColor',[0 0 0]);
rectangle('Position',[90.625 -100 3.125 3.125], 'FaceColor',[0 0 0]);
rectangle('Position',[93.75 -96.875 3.125 3.125], 'FaceColor',[1 1 1]);
rectangle('Position',[96.875 -96.875 3.125 3.125], 'FaceColor',[0 0 0]);
rectangle('Position',[93.75 -100 3.125 3.125], 'FaceColor',[0 0 0]);
rectangle('Position',[96.875 -100 3.125 3.125], 'FaceColor',[0 0 0]);
X=[93,87.5,81.25,78.125,75,75,62.5,56.25,50,43.75,37.5,31.25,25,18.75,12.5,6.25,6.25,6.25,6.25,6.25,6.25,6.25,6.25,6.25,6.25,6.25,6,6];
Y=[-93,-87.5,-81.25,-80.625,-78.125,-75,-62.5,-62.5,-61.25,-56.25,-50,-43.75,-43.75,-43.75,-50,-56.25,-59.375,-62.5,-65.625,-68.75,-71.875,-75,-78.125,-81.25,-87.5,-90.625,-93,-93];
hold on;
plot(X,Y,'r');
plot(X,Y,'bo');
legend('149.855','Location','southoutside');
